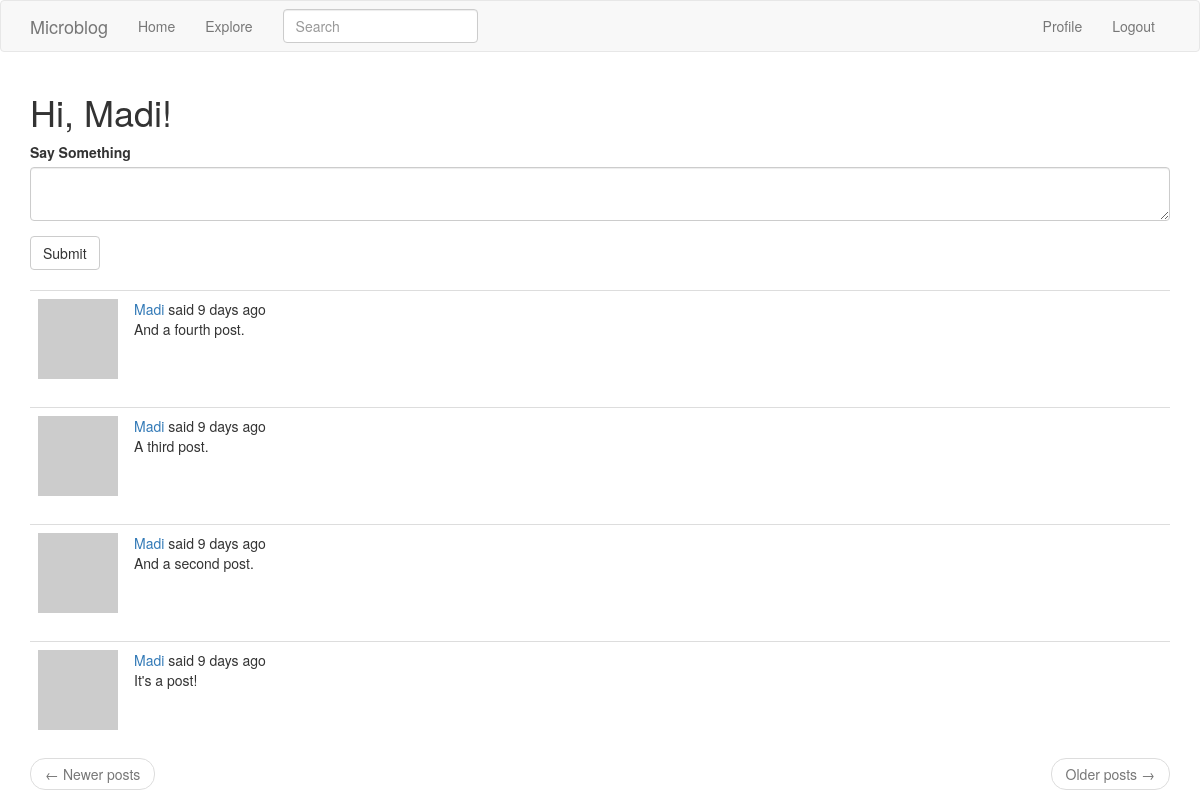
The app's page /index (signed in), older data.
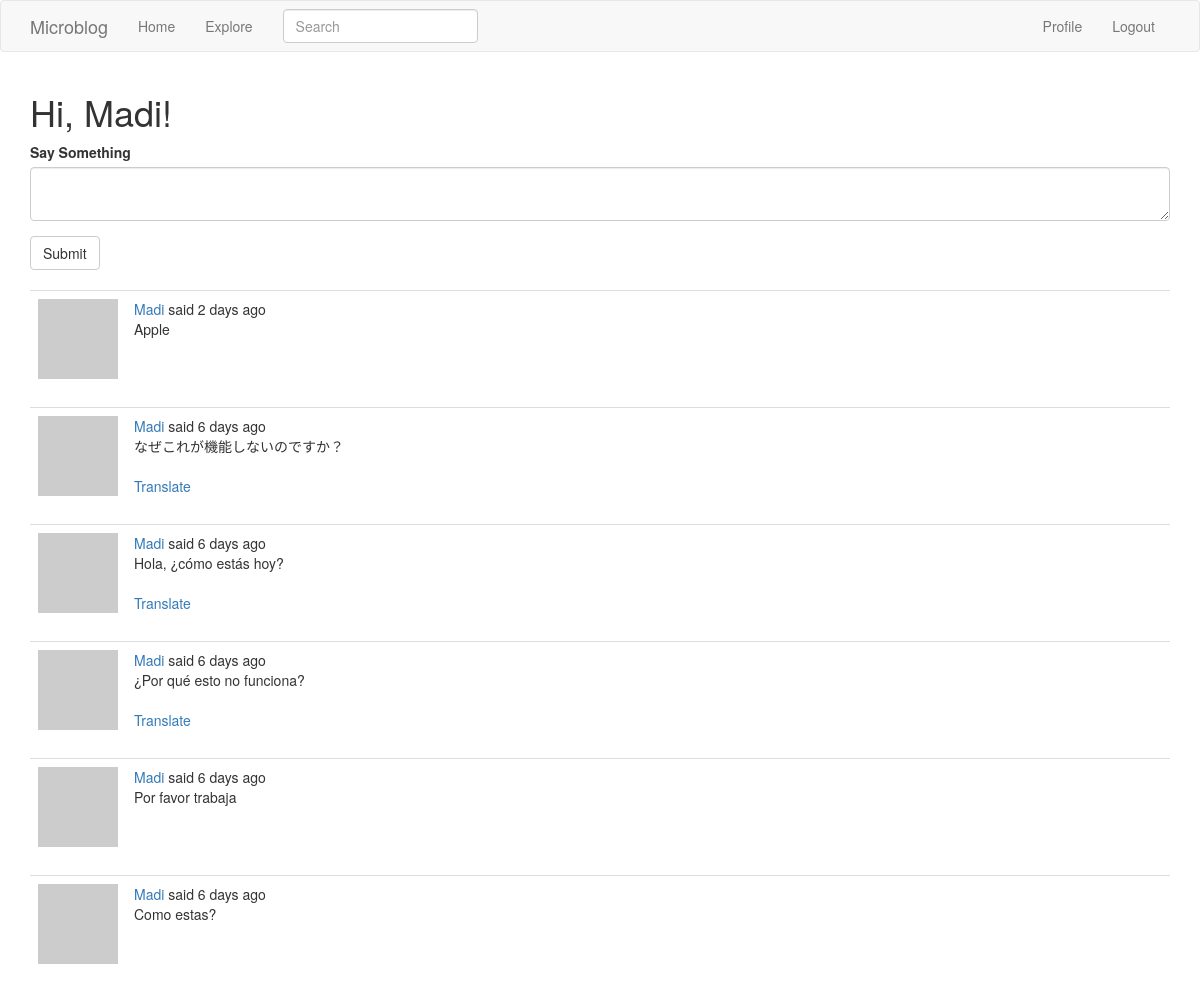
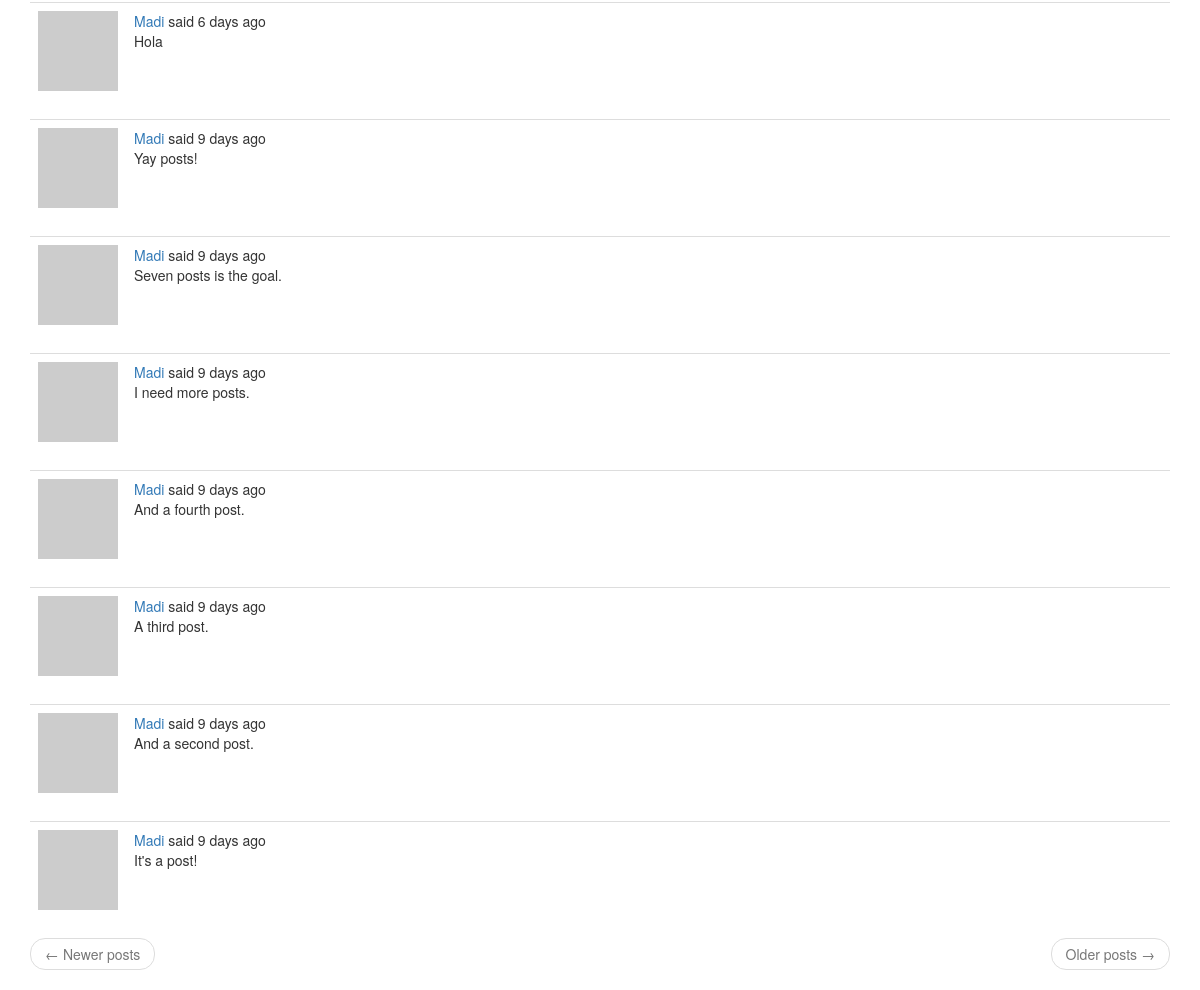
The same page, newer data (2 pictures, top to bottom).
### app/models.py (models this page shows, shortened)
class User(UserMixin, db.Model):
    id = db.Column(db.Integer, primary_key=True)
    username = db.Column(db.String(64), index=True, unique=True)
    email = db.Column(db.String(120), index=True, unique=True)
    password_hash = db.Column(db.String(128))
    posts = db.relationship('Post', backref='author', lazy='dynamic')
    about_me = db.Column(db.String(140))
    last_seen = db.Column(db.DateTime, default=datetime.utcnow)
    followed = db.relationship(
        'User', secondary=followers,
        primaryjoin=(followers.c.follower_id == id),
        secondaryjoin=(followers.c.followed_id == id),
        backref=db.backref('followers', lazy='dynamic'), lazy='dynamic')
    messages_sent = db.relationship('Message',
                                    foreign_keys='Message.sender_id',
                                    backref='author', lazy='dynamic')
    messages_received = db.relationship('Message',
                                        foreign_keys='Message.recipient_id',
                                        backref='recipient', lazy='dynamic')
    last_message_read_time = db.Column(db.DateTime)
    def avatar(self, size):
        digest = md5(self.email.lower().encode('utf-8')).hexdigest()
        return 'https://www.gravatar.com/avatar/{}?d=identicon&s={}'.format(digest, size)
    def followed_posts(self):
        followed = Post.query.join(
            followers, (followers.c.followed_id == Post.user_id)).filter(
                followers.c.follower_id == self.id)
        own = Post.query.filter_by(user_id=self.id)
        return followed.union(own).order_by(Post.timestamp.desc())

class SearchableMixin(object):
    @classmethod
    def before_commit(cls, session):
        session._changes = {
            'add': list(session.new),
            'update': list(session.dirty),
            'delete': list(session.deleted)
        }
    @classmethod
    def after_commit(cls, session):
        for obj in session._changes['add']:
            if isinstance(obj, SearchableMixin):
                add_to_index(obj.__tablename__, obj)
        for obj in session._changes['update']:
            if isinstance(obj, SearchableMixin):
                add_to_index(obj.__tablename__, obj)
        for obj in session._changes['delete']:
            if isinstance(obj, SearchableMixin):
                remove_from_index(obj.__tablename__, obj)
        session._changes = None

class Post(SearchableMixin, db.Model):
    __searchable__ = ['body']
    id = db.Column(db.Integer, primary_key=True)
    body = db.Column(db.String(140))
    timestamp = db.Column(db.DateTime, index=True, default=datetime.utcnow)
    user_id = db.Column(db.Integer, db.ForeignKey('user.id'))
    language = db.Column(db.String(5))

### app/main/routes.py (the view, shortened to what this page needs)
@bp.route('/', methods=['GET', 'POST'])
@bp.route('/index', methods=['GET', 'POST'])
@login_required
def index():
    form = PostForm()
    page = request.args.get('page', 1, type=int)
    posts = current_user.followed_posts().paginate(
        page, current_app.config['POSTS_PER_PAGE'], False)
    next_url = url_for('main.index', page=posts.next_num) \
        if posts.has_next else None
    prev_url = url_for('main.index', page=posts.prev_num) \
        if posts.has_prev else None
    return render_template('index.html', title=_('Home Page'), form=form,
                            posts=posts.items, next_url=next_url,
                            prev_url=prev_url)

### app/main/forms.py
class SearchForm(FlaskForm):
    q = StringField(_l('Search'), validators=[DataRequired()])
    def __init__(self, *args, **kwargs):
        if 'formdata' not in kwargs:
            kwargs['formdata'] = request.args
        if 'csrf_enabled' not in kwargs:
            kwargs['csrf_enabled'] = False
        super(SearchForm, self).__init__(*args, **kwargs)

class PostForm(FlaskForm):
    post = TextAreaField(_l('Say Something'), validators=[DataRequired(), Length(min=1, max=140)])
    submit = SubmitField(_l('Submit'))

### app/main/routes.py (called while the page is built)
@bp.before_request
def before_request():
    if current_user.is_authenticated:
        current_user.last_seen = datetime.utcnow()
        db.session.commit()
        g.search_form = SearchForm()
    g.locale = str(get_locale())

### app/models.py (called while the page is built)
@login.user_loader
def load_user(id):
    return User.query.get(int(id))

### app/templates/index.html
{% extends 'base.html' %}
{% import 'bootstrap/wtf.html' as wtf %}
{% block app_content %}
    <h1>{{ _('Hi, %(username)s!', username=current_user.username) }}</h1>
    {% if form %}
        {{ wtf.quick_form(form)}}
        <br>
    {% endif %}
    {% for post in posts %}
        {% include '_post.html' %}
    {% endfor %}
    <nav aria-label="...">
            <ul class="pager">
                <li class="previous{% if not prev_url %} disabled{% endif %}">
                    <a href="{{ prev_url or '#' }}">
                        <span aria-hidden="true">&larr;</span> {{ _('Newer posts') }}
                    </a>
                </li>
                <li class="next{% if not next_url %} disabled{% endif %}">
                    <a href="{{ next_url or '#' }}">
                        {{ _('Older posts') }} <span aria-hidden="true">&rarr;</span>
                    </a>
                </li>
            </ul>
        </nav>
{% endblock %}

### app/templates/base.html (shortened to what this page needs)
{% extends 'bootstrap/base.html' %}
{% block navbar %}
    <nav class="navbar navbar-default">
        <div class="container">
            <div class="navbar-header">
                <a class="navbar-brand" href="{{ url_for('main.index') }}">Microblog</a>
            </div>
            <div class="collapse navbar-collapse" id="bs-example-navbar-collapse-1">
                <ul class="nav navbar-nav">
                    <li><a href="{{ url_for('main.index') }}">{{ _('Home') }}</a></li>
                    <li><a href="{{ url_for('main.explore') }}">{{ _('Explore') }}</a></li>
                </ul>
                {% if g.search_form %}
                <form class="navbar-form navbar-left" method="get" action="{{ url_for('main.search') }}">
                    <div class="form-group">
                        {{ g.search_form.q(size=20, class='form-control', placeholder=g.search_form.q.label.text) }}
                    </div>
                </form>
                {% endif %}
                <ul class="nav navbar-nav navbar-right">
                    {% if current_user.is_anonymous %}
                    <li><a href="{{ url_for('auth.login') }}">{{ _('Login') }}</a></li>
                    {% else %}
                    <li><a href="{{ url_for('main.user', username=current_user.username) }}">{{ _('Profile') }}</a></li>
                    <li><a href="{{ url_for('auth.logout') }}">{{ _('Logout') }}</a></li>
                    {% endif %}
                </ul>
            </div>
        </div>
    </nav>
{% endblock %}
{% block content %}
    <div class="container">
        {% block app_content %}{% endblock %}
    </div>
{% endblock %}

### app/templates/_post.html (shortened to what this page needs)
<table class="table table-hover">
    <tr>
        <td width="70px">
            <a href="{{ url_for('main.user', username=post.author.username) }}"><img src="{{ post.author.avatar(70) }}"></a>
        </td>
        <td>
            {{ _('%(username)s said %(when)s',
                username=user_link, when=moment(post.timestamp).fromNow()) }}
            <br>
            <span id="post{{ post.id }}">{{ post.body }}</span>
            {% if post.language and post.language != g.locale %}
            <br><br>
            <span id="translation{{ post.id }}">
                <a href="javascript:translate(
                            '#post{{ post.id }}',
                            '#translation{{ post.id }}',
                            '{{ post.language }}',
                            '{{ g.locale }}');">{{ _('Translate') }}</a>
            </span>
            {% endif %}
        </td>
    </tr>
</table>

Row changes from the older to the newer data that the page shows:
added Post: body "Apple"
added Post: body "なぜこれが機能しないのですか？"
added Post: body "Hola, ¿cómo estás hoy?"
added Post: body "¿Por qué esto no funciona?"
added Post: body "Por favor trabaja"
added Post: body "Como estas?"
added Post: body "Hola"
added Post: body "Yay posts!"
added Post: body "Seven posts is the goal."
added Post: body "I need more posts."
